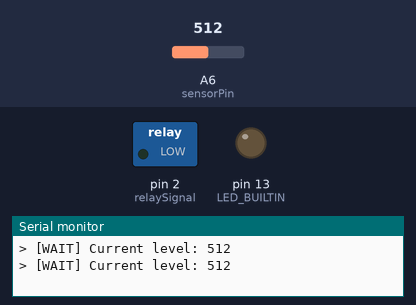
This sketch was run on a simulated Arduino Nano, built with avr-gcc and run on an emulated ATmega328P. Shown: switched loads named in the sketch (green lamp = pin HIGH), output pins drawn as LEDs (lit = HIGH), the last lines printed to the serial monitor. Dashed ring = blinking. The inputs (shaded band) are chosen by the test bench; at power-on: A6 (sensorPin) = 512. Pins used as bus, display or sensor lines are not drawn.

Above: at 1.8 s.
1.9 s: A6 (sensorPin) set to 215
3.4 s: A6 (sensorPin) set to 191
At 5.2 s:
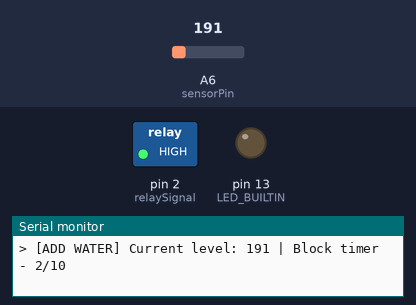
5.5 s: A6 (sensorPin) set to 210
At 7.4 s:
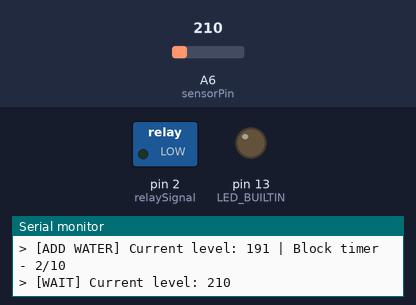
8.6 s: A6 (sensorPin) set to 190
At 19.29 s:
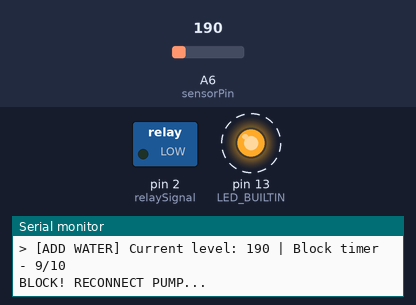
Timing chart, 0 to 20.9 s (numbered marks = the images above; inputs shaded):
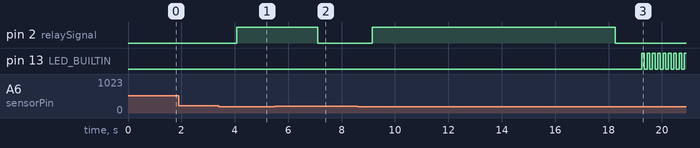

Measured:
- the behaviour switches between 200 and 199 on A6 (sensorPin) (found by bisection; images 0 and 1)
- after the input at 3.4 s, pin 2 (relaySignal): LOW → HIGH after 0.67 s
- after the input at 5.5 s, pin 2 (relaySignal): HIGH → LOW after 1.6 s
- after the input at 8.6 s, pin 2 (relaySignal): LOW → HIGH after 0.54 s, → LOW 9.1 s later; pin 13 (LED_BUILTIN): alternates HIGH for 0.10 s and LOW for 0.10 s, starting after 10.6 s

The sketch:

water_pump.ino
```cpp
#define relaySignal 2 // DigitalPin D2
#define sensorPower 3 // DigitalPin D3
#define sensorPin A6  // AnalogPin A6

// SETTING
int threshold = 200;
int block_time = 10;

// TEMP
int temp_val = 0;
int current_time = 0;
bool block = false;
int current_level = threshold;

void printLine()
{
  Serial.println();
}

template <typename T, typename... Types>
void printLine(T first, Types... other)
{
  Serial.print(first);
  printLine(other...);
}

void ledSignalWarning() {
  for (int i = 0; i < 5; i++) {
    digitalWrite(LED_BUILTIN, HIGH);
    delay(100);
    digitalWrite(LED_BUILTIN, LOW);
    delay(100);
  }
}

void setup() {
	pinMode(sensorPower, OUTPUT);
  pinMode(relaySignal, OUTPUT);
	pinMode(LED_BUILTIN, OUTPUT);

	digitalWrite(sensorPower, LOW);
  digitalWrite(relaySignal, LOW);

	Serial.begin(9600);
}

void loop() {
  // Блокировка насоса ввиду большого кол-во выливаемой жидкости
  if (block) {
    ledSignalWarning();
    return;
  }
  current_time = 0;
	current_level = readSensor();

  printLine("> [WAIT] Current level: ", current_level);
  digitalWrite(relaySignal, LOW);

	// Пока не дольёт до детектирования - не тормозим
  while (current_level < threshold) {
    current_time += 1;
    if (current_time >= block_time) {
      block = true;
      digitalWrite(relaySignal, LOW);
      printLine("BLOCK! RECONNECT PUMP...");
      break;
    }

    printLine("> [ADD WATER] Current level: ", current_level, " | Block timer - ", current_time, "/", block_time);

    digitalWrite(relaySignal, HIGH);
    delay(1000);
    current_level = readSensor();
  }

	delay(1000);
}

int readSensor() {
  // Подаём питание на сенсор
	digitalWrite(sensorPower, HIGH);
  // Ожидаем одупления сенсора
	delay(10);
	temp_val = analogRead(sensorPin);
	digitalWrite(sensorPower, LOW);
	return temp_val;
}
```
